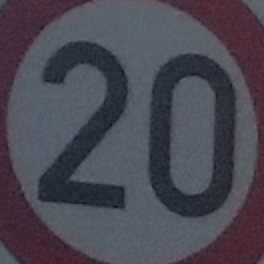
#> input picture normPictures/justTrying.png, 264 x 264 px
$ python getNumbers.py
#> lines starting #> are read from the running program, lines starting #| are printed output that depends on the picture; after the words box and inside, x2 and y2 are one past the last pixel; in counts of white or black regions, pixels touching at a corner belong together
#> further down, img is the input picture: shape (264, 264, 3); mean B, G, R 82.6, 72, 73.4
import cv2
import numpy as np


def edit_custom_image(image, gray=80):
    """
    sets size and set gray parameters for the given custom image """
#> called with gray = 80
    height = len(image[0])
#> height = 264
    width = len(image[0])
#> width = 264
    image = cv2.cvtColor(image, cv2.COLOR_BGR2GRAY)
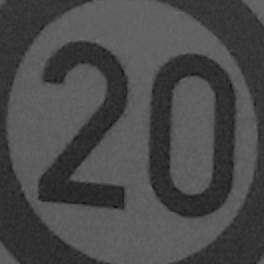
#> image: shape (264, 264); min 12, max 109, mean 73.6
    for row in range(0, height):
        for col in range(0, width):
            if image[row][col] > gray:
                image[row][col] = 255
            else:
                image[row][col] = 0
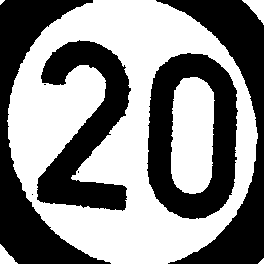
#> image: shape (264, 264); 53.6% white; 7 black regions (3 under 20 px), largest, box (x1, y1, x2, y2) and area: (0, 0, 111, 264) 8491, (147, 53, 238, 219) 8261, (156, 0, 264, 264) 8172, (37, 40, 131, 211) 7432

    return image


def return_numbers(image):
    """
    returns a list of all numbers found in the image. (a list with the pictures of the numbers)
    to be classified in a neural network
    """
    image_gray = edit_custom_image(image)
    image_copy = image_gray.copy()

    image_blur = cv2.GaussianBlur(image_copy, (5, 5), 1)
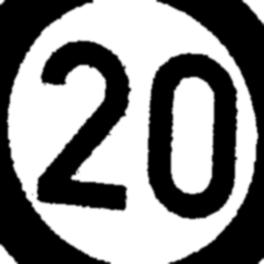
#> image_blur: shape (264, 264); min 0, max 255, mean 136.6
    image_canny = cv2.Canny(image_blur, 100, 200)
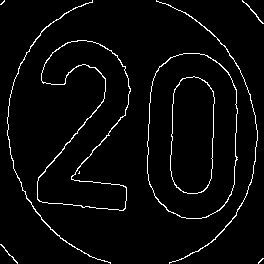
#> image_canny: shape (264, 264); 3.5% white in thin lines or dots

    # invert gray image for neural network
    """for i in range(0, len(image_gray[0])):
        for j in range(0, len(image_gray[0])):
            image_gray[i][j] = 255 - image_gray[i][j]"""

    contours, hierarchy = cv2.findContours(image_canny, cv2.RETR_EXTERNAL, cv2.CHAIN_APPROX_NONE)
#> contours = 9 contours, 5 with area under 20; largest, box (x1, y1, x2, y2) and area: (147, 53, 238, 219) 12717, (37, 40, 131, 211) 7510, (7, 0, 111, 264) 91, (156, 0, 258, 264) 86
    image_gray = cv2.cvtColor(image_gray, cv2.COLOR_GRAY2BGR)
    cv2.imshow("result", image_gray)
    cv2.waitKey(0)
    numbers = []
    for contour in contours:
        peri = cv2.arcLength(contour, True)
        approx = cv2.approxPolyDP(contour, 0.02 * peri, True)
        x, y, w, h = cv2.boundingRect(approx)
        if w - VALUE < h < 2*w + VALUE and 5000 < w*h:
            cv2.rectangle(image_canny, (x, y), (x + w, y + h), (0, 0, 255), 3)
            number = image_gray[y:y+h, x:x+w]
            number = cv2.resize(number, (14, 26))
            numbers.append(number)
#> this loop made 9 passes
#> (peri, approx, x, y, w, h) on passes 1, 2, 3, 6, 9: (14.73, [[263, 258], [262, 258], [258, 262], [258, 263]], 258, 258, 6, 6), (53.84, [[0, 244], [17, 263]], 0, 244, 18, 20), (5.41, [[79, 171], [79, 172], [78, 173], [79, 173]], 78, 171, 2, 3), (65.15, [[242, 0], [263, 23]], 242, 0, 22, 24), (11.9, [[4, 0], [0, 4], [1, 4], [4, 1]], 0, 0, 5, 5)
#> (peri, x, y, w, h) on passes 4, 5, 7, 8: (452, 147, 53, 90, 166), (679, 37, 42, 89, 169), (737.1, 156, 0, 102, 264), (742, 7, 0, 104, 264)
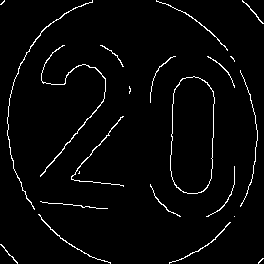
#> image_canny: shape (264, 264); 2.8% white in thin lines or dots
#> after the loop, numbers = 2 items
    overlay = np.zeros((28, 28, 3))
    for i in range(0, 28):
        for j in range(0, 28):
            overlay[i][j] = 255
    for i in range(0, len(numbers)):
        final_number = overlay
        final_number[1:27, 7:21] = numbers[i]
        cv2.imwrite("normPictures/" + str(i) + "number.png", final_number)
#> this loop made 2 passes
#> pass 1, in return_numbers, `cv2.imwrite("normPictures/" + str(i) + "number.png", final_number)`:
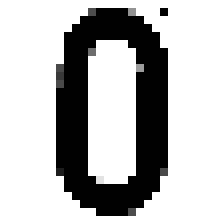
#> saved as 0number.png: shape (28, 28, 3) (shown 8 times larger); min 0, max 255, mean 186.1
#> pass 2, in return_numbers, `cv2.imwrite("normPictures/" + str(i) + "number.png", final_number)`:
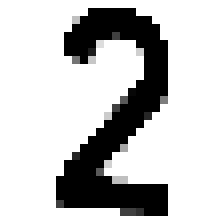
#> saved as 1number.png: shape (28, 28, 3) (shown 8 times larger); min 0, max 255, mean 196.9


VALUE = 10
path = "normPictures/justTrying.png"
img = cv2.imread(path)
return_numbers(img)
